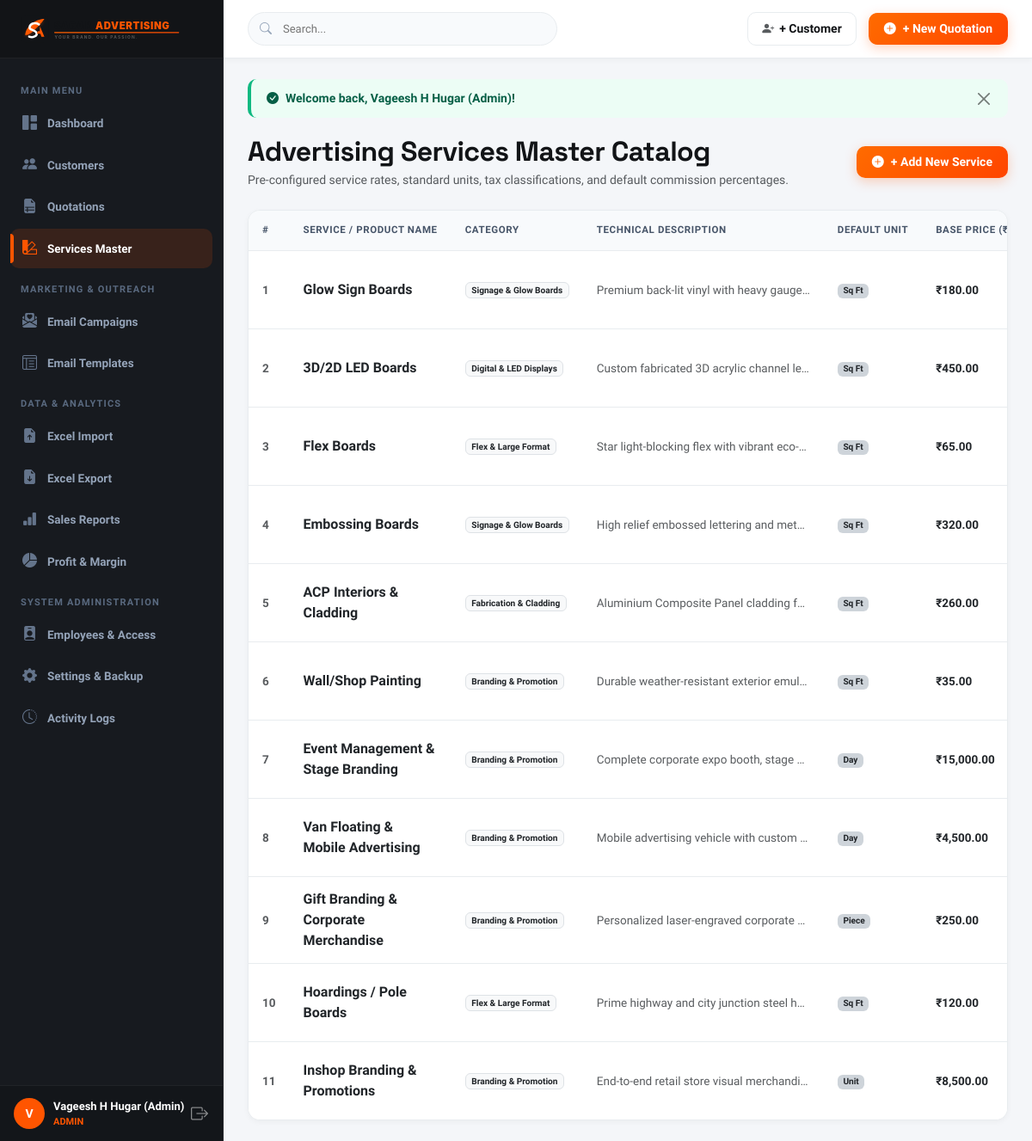
The app's page /services (signed in) with its own data.
### tables this page shows
CREATE TABLE `services` (
  `id` int(11) NOT NULL AUTO_INCREMENT,
  `category_id` int(11) DEFAULT NULL,
  `name` varchar(200) NOT NULL,
  `description` text DEFAULT NULL,
  `default_unit` enum('Sq Ft','Sq Inch','Piece','Running Ft','Day','Hour','Unit','Custom') DEFAULT 'Sq Ft',
  `default_price` decimal(12,2) DEFAULT 0.00,
  `default_gst_rate` decimal(5,2) DEFAULT 18.00,
  `default_commission_rate` decimal(5,2) DEFAULT 15.00,
  `status` enum('active','inactive') DEFAULT 'active',
  `created_at` datetime DEFAULT current_timestamp(),
  PRIMARY KEY (`id`),
  KEY `category_id` (`category_id`),
  KEY `idx_service_status` (`status`),
  CONSTRAINT `services_ibfk_1` FOREIGN KEY (`category_id`) REFERENCES `service_categories` (`id`) ON DELETE SET NULL
);

CREATE TABLE `service_categories` (
  `id` int(11) NOT NULL AUTO_INCREMENT,
  `name` varchar(100) NOT NULL,
  `description` text DEFAULT NULL,
  `created_at` datetime DEFAULT current_timestamp(),
  PRIMARY KEY (`id`)
);

### backend/core/View.php (called while the page is built, shortened)
<?php
class View {
    public static function render(string $viewPath, array $data = [], string $layout = 'default'): void {
        extract($data, EXTR_SKIP);
        $viewFile = ROOT_PATH . '/views/' . ltrim($viewPath, '/') . '.php';
        require ROOT_PATH . '/views/layouts/header.php';
        require $viewFile;
        require ROOT_PATH . '/views/layouts/footer.php';
    }
}

### backend/core/Controller.php (called while the page is built, shortened)
<?php
require_once ROOT_PATH . '/config/config.php';
require_once ROOT_PATH . '/config/database.php';
require_once ROOT_PATH . '/config/permissions.php';
require_once __DIR__ . '/View.php';
abstract class Controller {
    protected function view(string $viewPath, array $data = [], string $layout = 'default'): void {
        View::render($viewPath, $data, $layout);
    }
}

### backend/controllers/ServiceController.php (called while the page is built, shortened)
<?php
require_once ROOT_PATH . '/backend/core/Controller.php';
class ServiceController extends Controller {
    public function index(): void {
        $categories = DB::fetchAll("SELECT * FROM `service_categories` ORDER BY name ASC");
        $services = DB::fetchAll(
            "SELECT s.*, c.name as category_name
             FROM `services` s
             LEFT JOIN `service_categories` c ON s.category_id = c.id
             ORDER BY s.created_at ASC"
        );
        $this->view('services/index', [
            'services'   => $services,
            'categories' => $categories
        ]);
    }
}

### index.php (called while the page is built, shortened)
<?php
require_once __DIR__ . '/config/config.php';
App::run();

### config/permissions.php (called while the page is built, shortened)
<?php
require_once __DIR__ . '/database.php';
class AuthCheck {
    private static array $cachedPermissions = [];
    public static function can(string $permissionSlug, ?array $user = null): bool {
        if ($user === null) {
            $user = $_SESSION['user'] ?? null;
        }
        $role = $user['role'] ?? 'employee';
        if ($role === 'admin') {
            return true;
        }
        return in_array($permissionSlug, self::$cachedPermissions[$role], true);
    }
}

### config/database.php (called while the page is built, shortened)
<?php
class DB {
    private static ?PDO $instance = null;
    public static function connect(): PDO {
        if (self::$instance === null) {
            $host = getenv('DB_HOST') ?: '127.0.0.1';
            $port = getenv('DB_PORT') ?: '3306';
            $dbname = getenv('DB_NAME') ?: 'sagar_advertising_crm';
            $user = getenv('DB_USER') ?: 'root';
            $pass = getenv('DB_PASS') ?: '';
            try {
                self::$instance = new PDO(
                    "mysql:host={$host};port={$port};dbname={$dbname};charset=utf8mb4",
                    $user,
                    $pass,
                    [
                        PDO::ATTR_ERRMODE            => PDO::ERRMODE_EXCEPTION,
                        PDO::ATTR_DEFAULT_FETCH_MODE => PDO::FETCH_ASSOC,
                        PDO::ATTR_EMULATE_PREPARES   => false,
                    ]
                );
            } catch (PDOException $e) {
                http_response_code(500);
                die("Database Connection Error: " . $e->getMessage());
            }
        }
        return self::$instance;
    }
    public static function query(string $sql, array $params = []): PDOStatement {
        $stmt = self::connect()->prepare($sql);
        $stmt->execute($params);
        return $stmt;
    }
    public static function fetchAll(string $sql, array $params = []): array {
        return self::query($sql, $params)->fetchAll();
    }
}

### config/config.php (called while the page is built, shortened)
<?php
function e(?string $string): string {
    return htmlspecialchars((string)$string, ENT_QUOTES, 'UTF-8');
}

### views/services/index.php (the view, shortened to what this page needs)
<div class="d-flex flex-column flex-md-row justify-content-between align-items-md-center gap-3 mb-4">
    <div>
        <h2 class="fw-black mb-1" style="font-family: 'Space Grotesk', sans-serif;">Advertising Services Master Catalog</h2>
        <p class="text-muted mb-0">Pre-configured service rates, standard units, tax classifications, and default commission percentages.</p>
    </div>
    <?php if (AuthCheck::can('services.manage')): ?>
    <button type="button" class="btn-brand-primary" data-bs-toggle="modal" data-bs-target="#addServiceModal">
        <i class="bi bi-plus-circle-fill"></i>
        <span>+ Add New Service</span>
    </button>
    <?php endif; ?>
</div>
<div class="table-brand-wrap">
    <div class="table-responsive">
        <table class="table-brand table">
            <thead>
                <tr>
                    <th style="width: 40px;">#</th>
                    <th>Service / Product Name</th>
                    <th>Category</th>
                    <th>Technical Description</th>
                    <th>Default Unit</th>
                    <th>Base Price (₹)</th>
                </tr>
            </thead>
            <tbody>
                <?php foreach ($services as $idx => $s): ?>
                <tr>
                    <td class="text-muted fw-bold"><?= $idx + 1 ?></td>
                    <td>
                        <div class="fw-bold text-dark fs-6"><?= e($s['name']) ?></div>
                    </td>
                    <td>
                        <span class="badge bg-light text-dark border"><?= e($s['category_name'] ?? 'General') ?></span>
                    </td>
                    <td style="max-width: 280px;" class="small text-muted text-truncate" title="<?= e($s['description']) ?>">
                        <?= e($s['description']) ?>
                    </td>
                    <td>
                        <span class="badge bg-dark-subtle text-dark fw-bold"><?= e($s['default_unit']) ?></span>
                    </td>
                    <td class="fw-bold text-dark">
                        ₹<?= number_format((float)$s['default_price'], 2) ?>
                    </td>
                </tr>
                <?php endforeach; ?>
            </tbody>
        </table>
    </div>
</div>

### assets/css/brand.css (style rules this page uses)
:root { --brand-orange: #FF5500; --brand-orange-hover: #E64C00; --brand-orange-glow: rgba(255, 85, 0, 0.25); --brand-orange-subtle: #FFF5EE; --brand-dark: #121417; --brand-sidebar: #171A1F; --brand-sidebar-hover: #22262E; --brand-card-bg: #FFFFFF; --brand-bg: #F4F6F9; --brand-border: #E8ECEF; --brand-text-main: #1A1D21; --brand-text-muted: #6C757D; --brand-success: #10B981; --brand-warning: #F59E0B; --brand-danger: #EF4444; --brand-info: #3B82F6; --sidebar-width: 260px; --topbar-height: 68px; --radius-sm: 6px; --radius-md: 10px; --radius-lg: 14px; --shadow-sm: 0 2px 6px rgba(18, 20, 23, 0.04); --shadow-md: 0 8px 24px rgba(18, 20, 23, 0.06); --shadow-lg: 0 16px 36px rgba(18, 20, 23, 0.1); }
body { font-family: 'Plus Jakarta Sans', -apple-system, BlinkMacSystemFont, 'Segoe UI', Roboto, sans-serif; background-color: var(--brand-bg); color: var(--brand-text-main); margin: 0; padding: 0; font-size: 14px; line-height: 1.5; -webkit-font-smoothing: antialiased; }
h1, h2, h3, h4, h5, h6 { color: var(--brand-dark); font-weight: 700; letter-spacing: -0.02em; }
.btn-brand-primary { background: linear-gradient(135deg, #FF6B00 0%, #FF4500 100%); color: #FFFFFF !important; border: none; font-weight: 700; padding: 8px 18px; border-radius: var(--radius-md); box-shadow: 0 4px 14px var(--brand-orange-glow); transition: all 0.25s ease; display: inline-flex; align-items: center; gap: 8px; text-decoration: none; cursor: pointer; }

### assets/css/components.css (style rules this page uses)
.table-brand-wrap { background: #FFFFFF; border-radius: var(--radius-lg); border: 1px solid var(--brand-border); overflow: hidden; box-shadow: var(--shadow-sm); }
.table-responsive { -webkit-overflow-scrolling: touch; }
.table-brand { width: 100%; margin-bottom: 0; vertical-align: middle; border-color: var(--brand-border); }
.table-brand thead th { background-color: #F8FAFC; color: #475569; font-size: 11.5px; font-weight: 700; text-transform: uppercase; letter-spacing: 0.6px; padding: 14px 16px; border-bottom: 1px solid var(--brand-border); white-space: nowrap; }
.table-brand tbody td { padding: 14px 16px; font-size: 13.5px; color: var(--brand-text-main); border-bottom: 1px solid var(--brand-border); }
.table-brand tbody tr:last-child td { border-bottom: none; }

### records on screen
services: name "Glow Sign Boards", category.name "Signage & Glow Boards", description "Premium back-lit vinyl with heavy gauge…", default_unit "Sq Ft", default_price "180.00"
services: name "3D/2D LED Boards", category.name "Digital & LED Displays", description "Custom fabricated 3D acrylic channel le…", default_unit "Sq Ft", default_price "450.00"
services: name "Flex Boards", category.name "Flex & Large Format", description "Star light-blocking flex with vibrant eco-…", default_unit "Sq Ft", default_price "65.00"
services: name "Embossing Boards", category.name "Signage & Glow Boards", description "High relief embossed lettering and met…", default_unit "Sq Ft", default_price "320.00"
services: name "ACP Interiors & Cladding", category.name "Fabrication & Cladding", description "Aluminium Composite Panel cladding f…", default_unit "Sq Ft", default_price "260.00"
services: name "Wall/Shop Painting", category.name "Branding & Promotion", description "Durable weather-resistant exterior emul…", default_unit "Sq Ft", default_price "35.00"
services: name "Event Management & Stage Branding", category.name "Branding & Promotion", description "Complete corporate expo booth, stage…", default_unit "Day", default_price "15,000.00"
services: name "Van Floating & Mobile Advertising", category.name "Branding & Promotion", description "Mobile advertising vehicle with custom…", default_unit "Day", default_price "4,500.00"
services: name "Gift Branding & Corporate Merchandise", category.name "Branding & Promotion", description "Personalized laser-engraved corporate…", default_unit "Piece", default_price "250.00"
services: name "Hoardings / Pole Boards", category.name "Flex & Large Format", description "Prime highway and city junction steel h…", default_unit "Sq Ft", default_price "120.00"
services: name "Inshop Branding & Promotions", category.name "Branding & Promotion", description "End-to-end retail store visual merchandi…", default_unit "Unit", default_price "8,500.00"

### other values on screen
substr($currentUser['name'] ?? 'U', 0, 1) "V"
$currentUser['name'] "Vageesh H Hugar (Admin)"
$currentUser['role'] "ADMIN"
$flash['message'] "Welcome back, Vageesh H Hugar (Admin)!"
